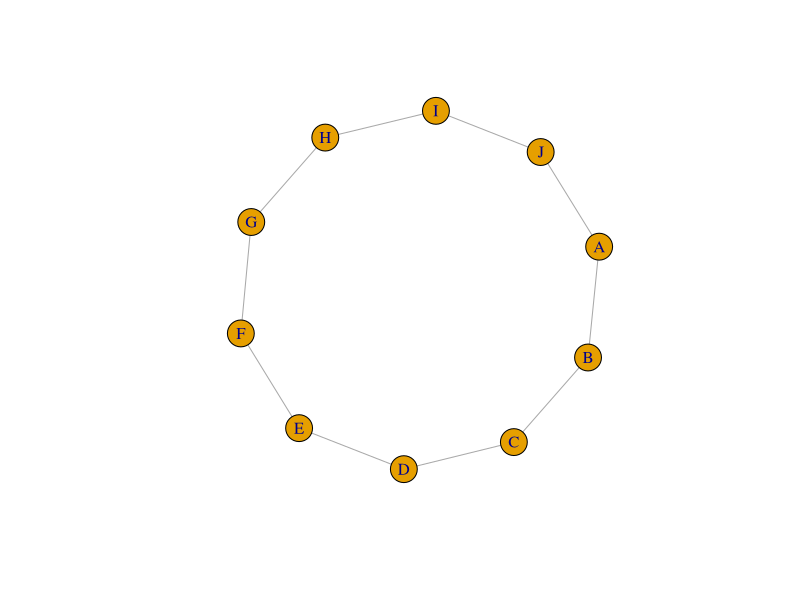

Write R code to recreate this figure.
library(igraph)


### Name: set_vertex_attr
### Title: Set vertex attributes
### Aliases: set_vertex_attr set.vertex.attribute

### ** Examples

g <- make_ring(10) %>%
  set_vertex_attr("label", value = LETTERS[1:10])
g
plot(g)
